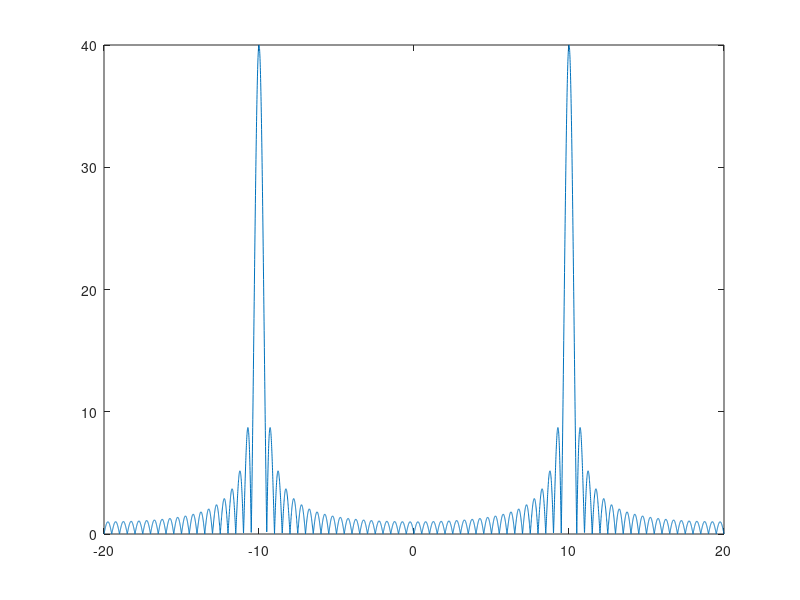

Source code (MATLAB):
clc; clear; close all;

f = 50;
fs = 40; % Aliasing

% f = 50;
% fs = 120; % No Aliasing

n = 0:(2*fs)-1;
x=sin(2*pi*f*(n/fs));

OM = -pi:0.001:pi;

X = exp(-j*OM'*n)*x';

X_mag = abs(X);
freq = OM*fs/(2*pi);

plot(freq,X_mag)